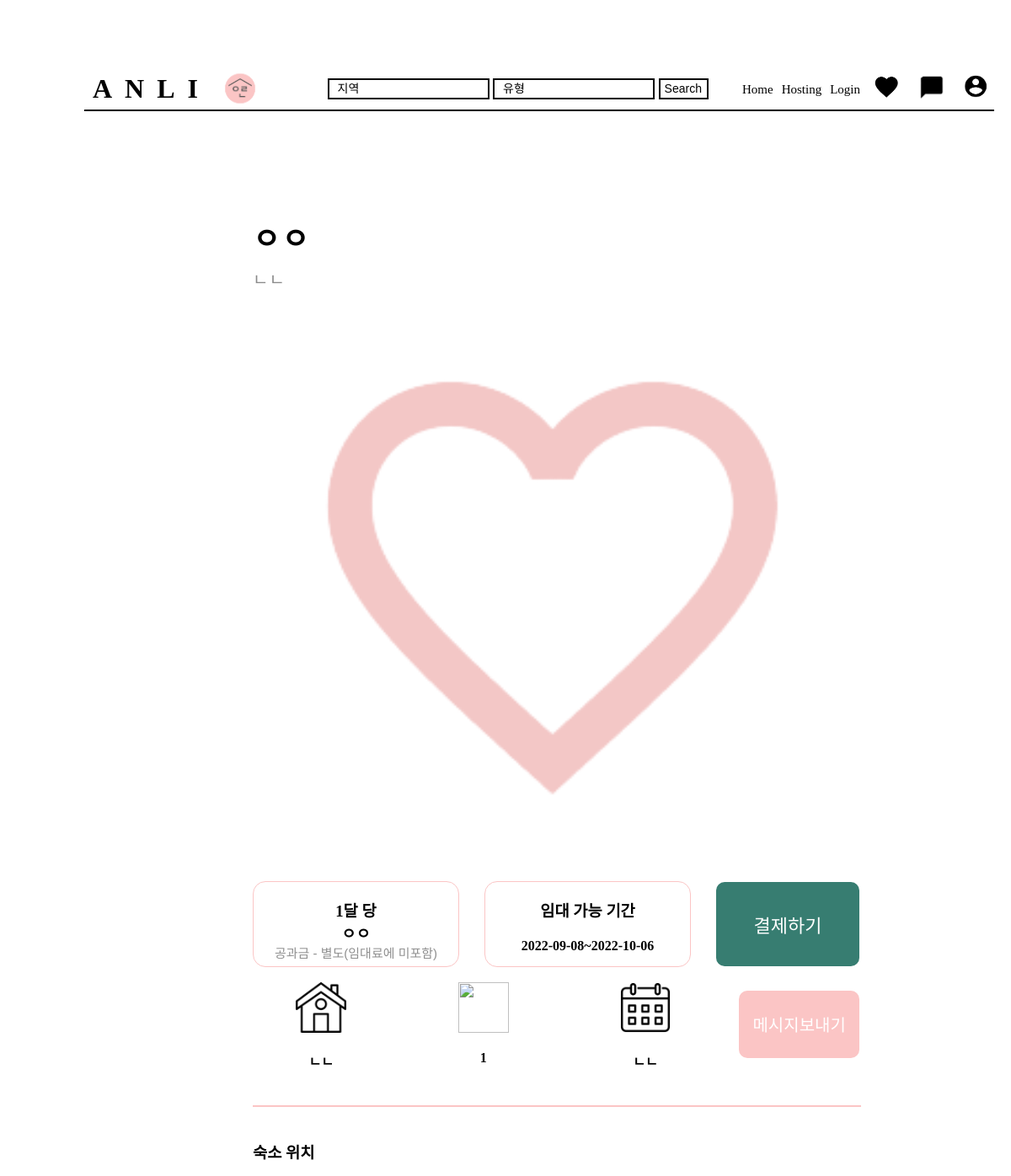
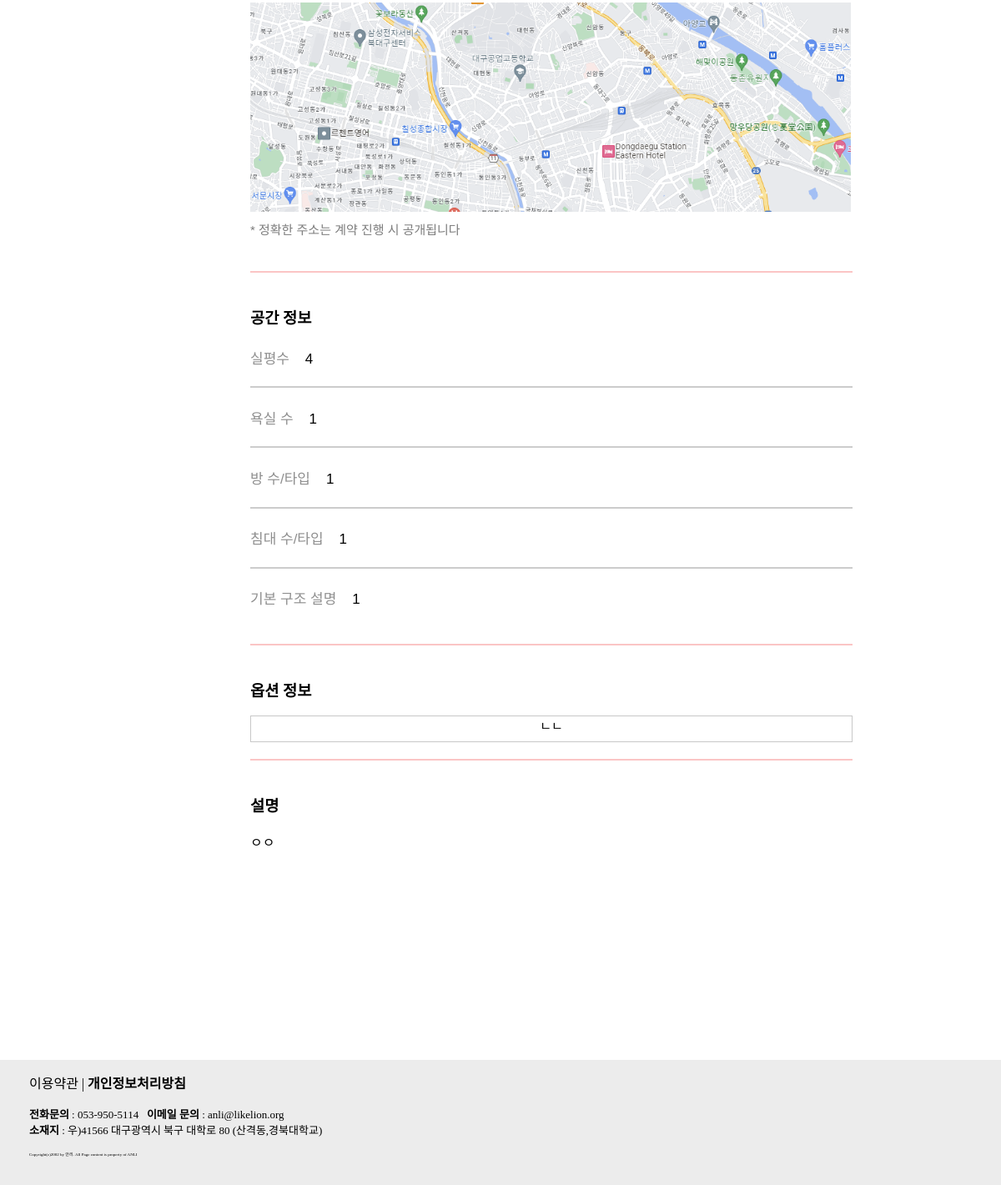
Before: /detail/1 with the older database file (2 pictures, top to bottom).
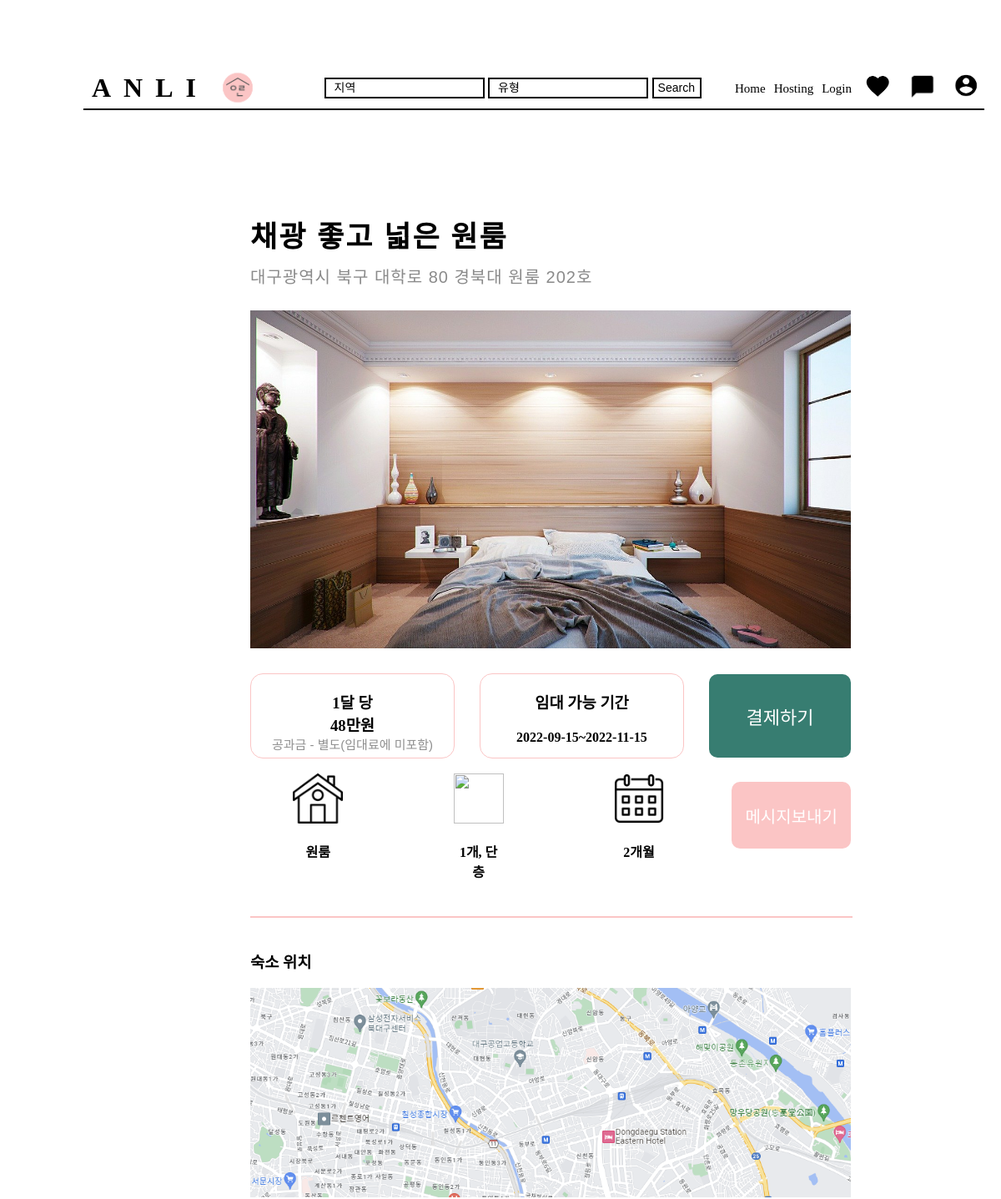
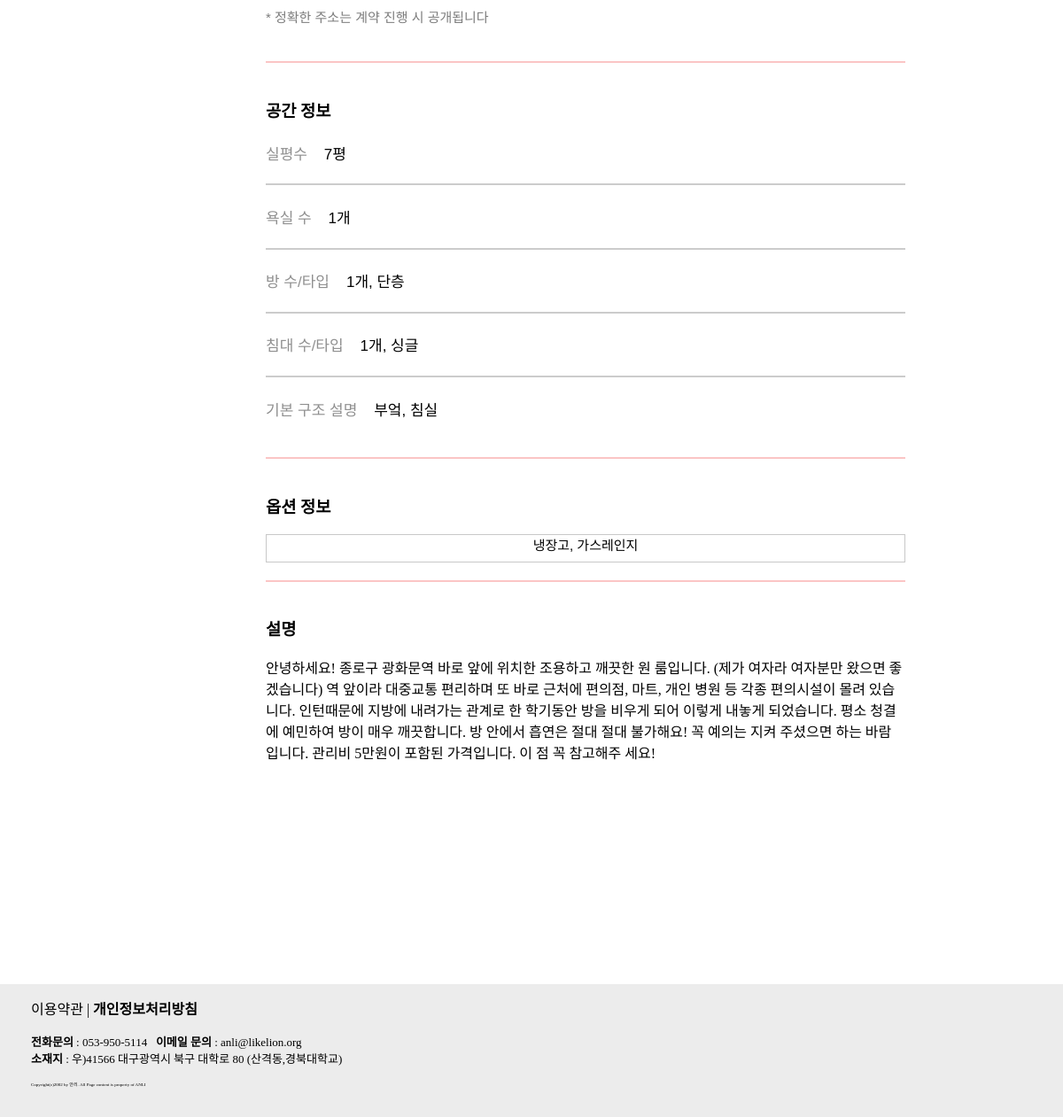
After: the same page with the newer database file (2 pictures, top to bottom).
### anli/models.py (models this page shows, shortened)
class Room(models.Model): #장고에서 제공하는 models.Model를 상속받아야한다.
    image = models.ImageField(upload_to="room/", blank=True, null=True)
    title = models.CharField(max_length=64,verbose_name = '제목')
    price = models.CharField(max_length=64,verbose_name = '가격')
    select_home = models.CharField(max_length=64,verbose_name = '집유형')
    location = models.CharField(max_length=200,verbose_name = '위치')
    smaller_period = models.CharField(max_length=64,verbose_name = '최소기간')
    startDay = models.CharField(max_length=64,verbose_name = '시작일')
    lastDay = models.CharField(max_length=64,verbose_name = '종료일')
    floor_space = models.CharField(max_length=64,verbose_name = '평수')
    bathroom = models.CharField(max_length=64,verbose_name = '욕실수')
    room = models.CharField(max_length=64,verbose_name = '방수')
    bed = models.CharField(max_length=64,verbose_name = '침대수')
    basic_info = models.CharField(max_length=64,verbose_name = '기본정보')
    option = models.CharField(max_length=64,verbose_name = '옵션')
    description = models.CharField(max_length=500,verbose_name = '설명')
    heart = models.IntegerField(verbose_name='위시')
    registered_dttm = models.DateTimeField(auto_now_add=True, verbose_name='등록시간')
    class Meta: #메타 클래스를 이용하여 테이블명 지정
        db_table = 'host_home'

### anli/views.py (the view)
# urls.py: path('detail/<str:id>', views.detail, name="detail"),
def detail(request, id):
    room = get_object_or_404(Room, pk=id)
    return render(request, 'detail.html', {'room': room})

### anli/templates/detail.html (shortened to what the changed rows need)
{% load static %}
<html lang="en">
<head>
    <link rel="stylesheet" href="{% static 'css/detail1.css' %}" />
    <link rel="stylesheet" href="{% static 'css/default-style.css' %}" />
</head>
<body>
    <div class="body-padding">
        <div class="title">
            <h1 class="title-font">{{ room.title }}</h1>
            <h4 class="loc-font">{{ room.location }}</h4>
        </div>
        <div class="media-image">
            <img class="media-room-img" src="{{ room.image.url }}" alt="사진"><br>
        </div>
        <div id="inline" class="box-pay">
            <div class="p-container">
                <h3>1달 당<br>{{ room.price }}
                    <div style="font-size: 15px;" class="text-style">공과금 - 별도(임대료에 미포함)</div>
            </div>
            <div class="p-container">
                <h3>임대 가능 기간</h3>
                <h4>{{ room.startDay }}~{{ room.lastDay }}</h4>
            </div>
            <a href="{% url 'payment' room.id %}"><button class="default-btn">결제하기</button></a>
        </div>
        <br>
        <div class="media-room-option" id="inline">
            <div class="room-flex-row">
                <img class="info-image" src="{% static 'img/home.png' %}">
                <h4 class="info-msg">{{ room.select_home }}</h4>
            </div>
            <div class="room-flex-row">
                <img class="info-image" src="{% static 'img/door.png' %}">
                <h4 class="info-msg">{{ room.room }}</h4>
            </div>
            <div class="room-flex-row">
                <img class="info-image" src="{% static 'img/cal.png' %}">
                <h4 class="info-msg">{{ room.smaller_period }}</h4>
            </div>
            <button class="message-btn">메시지보내기</button>
        </div>
        <hr class="pink-line">
        <div>
            <h3>숙소 위치</h3>
            <img class="room-map-img" src="{% static 'img/room-map.png' %}">
            <h4 class="room-map-text"> * 정확한 주소는 계약 진행 시 공개됩니다</h4>
        </div>
        <hr class="pink-line">
        <div class="room-info">
            <h3>공간 정보</h3>
            <h4 class="room-info-text"><span class="text-style">실평수</span> &nbsp;&nbsp; {{ room.floor_space }}</h4>
            <hr class="gray-line">
            <h4 class="room-info-text"><span class="text-style">욕실 수</span> &nbsp;&nbsp; {{ room.bathroom }}</h4>
            <hr class="gray-line">
            <h4 class="room-info-text"><span class="text-style">방 수/타입</span> &nbsp;&nbsp; {{ room.room }}</h4>
            <hr class="gray-line">
            <h4 class="room-info-text"><span class="text-style">침대 수/타입</span> &nbsp;&nbsp; {{ room.bed }}</h4>
            <hr class="gray-line">
            <h4 class="room-info-text"><span class="text-style">기본 구조 설명</span> &nbsp;&nbsp; {{ room.basic_info }}</h4>
        </div>
        <hr class="pink-line">
        <div>
            <h3>옵션 정보</h3>
            <div class="option-info-container">
                {{ room.option }}
            </div>
        </div>
        <hr class="pink-line">
        <div class="description">
            <h3>설명</h3>
            {{ room.description }}
        </div>
    </div>
</body>
</html>

Changed rows visible on the page:
changed Room: title "ㅇㅇ" → "채광 좋고 넓은 원룸"; location "ㄴㄴ" → "대구광역시 북구 대학로 80 경북대 원룸 202호"; image: a different picture; price "ㅇㅇ" → "48만원"; startDay "2022-09-08" → "2022-09-15"; lastDay "2022-10-06" → "2022-11-15"; select_home "ㄴㄴ" → "원룸"; room "1" → "1개, 단층"; smaller_period "ㄴㄴ" → "2개월"; floor_space "4" → "7평"; bathroom "1" → "1개"; bed "1" → "1개, 싱글"; basic_info "1" → "부엌, 침실"; option "ㄴㄴ" → "냉장고, 가스레인지"; description "ㅇㅇ" → "안녕하세요! 종로구 광화문역 바로 앞에 위치한 조용하고 깨끗한 원 룸입니다. (제가 여자라 여자분만 왔으면 좋겠습니다) 역 앞이라 대중교통 편리하며 또 바로 근처에 편의점, 마트, 개인 병원 등 각종 편의시설이 몰려 있습니다. 인턴때문에 지방에 내려가는 관계로 한 학기동안 방을 비우게 되어 이렇게 내놓게 되었습니다. 평소 청결에 예민하여 방이 매우 깨끗합니다. 방 안에서 흡연은 절대 절대 불가해요! 꼭 예의는 지켜 주셨으면 하는 바람입니다. 관리비 5만원이 포함된 가격입니다. 이 점 꼭 참고해주 세요!"
